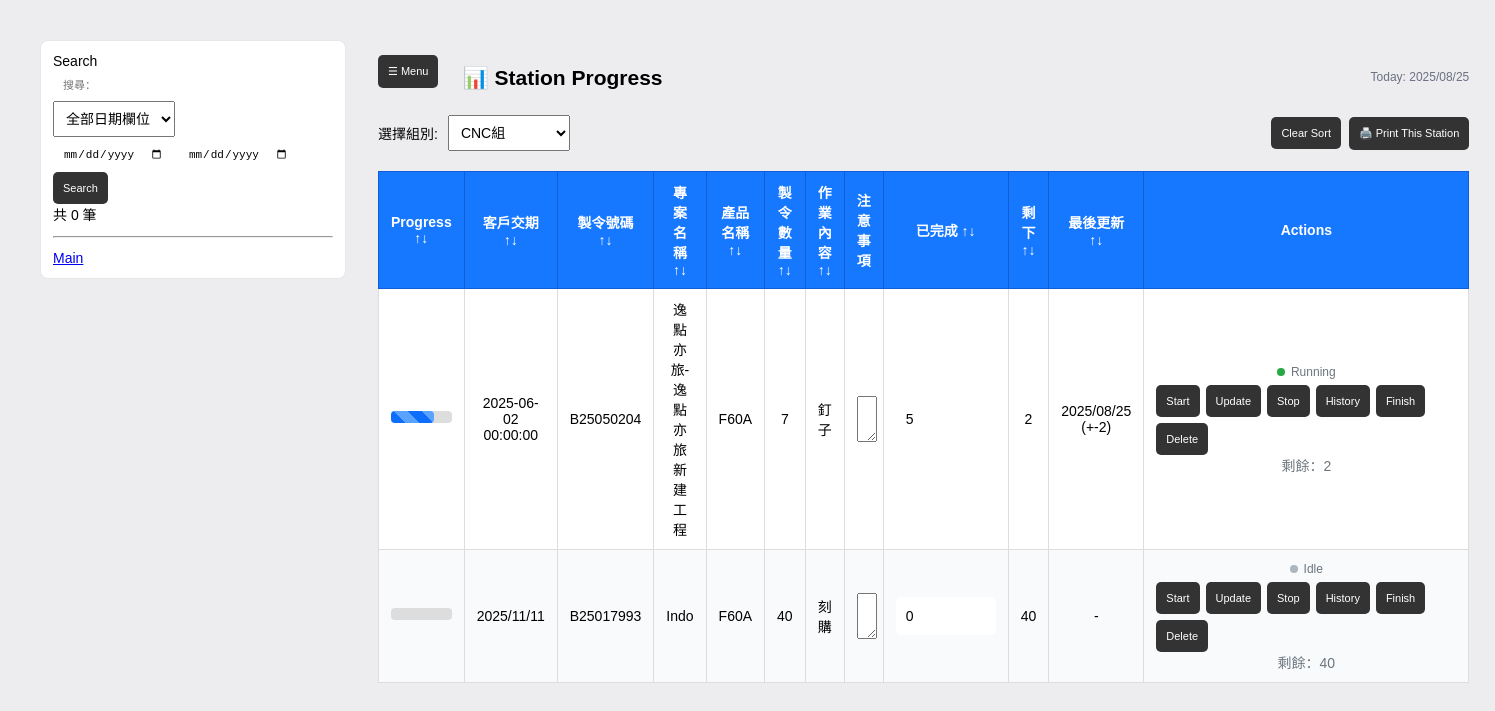
The app's page /stations with its own data.
### models.py (models this page shows)
class Task(Base):
    __tablename__ = "sub_tasks"
    __table_args__ = {'sqlite_autoincrement': True}
    id = Column(Integer, primary_key=True, autoincrement=True)
    order_id = Column(Integer, ForeignKey("orders.id"), nullable=False)
    group = Column("group", String, nullable=True)
    task  = Column(String, nullable=True)
    quantity = Column(Integer, nullable=True)
    completed = Column(Integer, nullable=True, default=0)
    start_time = Column(DateTime)      # may be NULL in DB
    stop_time  = Column(DateTime)
    duration_minutes = Column(Integer)
    order    = relationship("Order", back_populates="tasks")
    history  = relationship("TaskHistory", back_populates="task", cascade="all, delete-orphan")

class Order(Base):
    __tablename__ = "orders"
    id = Column(Integer, primary_key=True, autoincrement=True)
    manufacture_code = Column(String)
    customer        = Column(String)
    product         = Column(String)
    demand_date     = Column(String)   # stored as text like "YYYY/MM/DD"
    delivery        = Column(String)   # stored as text
    quantity        = Column(Integer, default=0)
    datecreate      = Column(String)   # stored as text
    fengbian        = Column(String)
    wallpaper       = Column(String)
    jobdesc         = Column(Text)
    archived    = Column(Boolean, default=False)   # soft archive flag
    archived_at = Column(DateTime)                 # when it was archived
    created_at = Column(DateTime, default=datetime.utcnow)
    updated_at = Column(DateTime)
    tasks = relationship("Task", back_populates="order", cascade="all, delete-orphan")

class TaskHistory(Base):
    __tablename__ = "task_history"
    id = Column(Integer, primary_key=True, autoincrement=True)
    task_id = Column(Integer, ForeignKey("sub_tasks.id"), nullable=False)
    completed = Column(Integer)   # present after your migration
    delta     = Column(Integer)   # present after your migration
    note       = Column(String)   # e.g. "start", "stop"
    timestamp  = Column(DateTime, default=datetime.utcnow)
    start_time = Column(DateTime)
    stop_time  = Column(DateTime)
    duration_minutes = Column(Integer)
    task = relationship("Task", back_populates="history")

### app.py (the view)
@app.route("/stations")
def stations():
    group = (request.args.get("group") or "").strip()
    day   = (request.args.get("date")  or date.today().isoformat()).strip()
    with SessionLocal() as s:
        station_list = [row[0] for row in s.query(Task.group)
                                      .filter(Task.group != None)
                                      .distinct().order_by(Task.group).all()]
        if not group and station_list:
            group = station_list[0]
        plan_rows = (s.query(StationSchedule)
                      .filter(StationSchedule.station==group,
                              StationSchedule.plan_date==day)
                      .order_by(asc(StationSchedule.sequence), asc(StationSchedule.id))
                      .all())
        items = []
        if plan_rows:
            task_map = {t.id:(t,o) for t,o in s.query(Task, Order)
                                               .join(Order, Task.order_id==Order.id)
                                               .filter(Task.id.in_([p.task_id for p in plan_rows]),
                                                       or_(Order.archived==False, Order.archived.is_(None)))
                                               .all()}
            for p in plan_rows:
                t,o = task_map.get(p.task_id, (None,None))
                if not t or not o: continue
                items.append({"task": t, "order": o, "plan": p})
        else:
            q = (s.query(Task, Order)
                   .join(Order, Task.order_id==Order.id)
                   .filter(Task.group==group,
                           or_(Order.archived==False, Order.archived.is_(None)))
                   .order_by(desc(Order.id)))
            items = [{"task":t, "order":o, "plan":None} for t,o in q]
        today_str = date.today().isoformat().replace("-","/")
        return render_template("stations.html",
                               station_list=station_list,
                               selected_group=group,
                               tasks=items,
                               today_date=today_str)

### templates/stations.html (shortened to what this page needs)
<!DOCTYPE html>
<html lang="zh">
<head>
</head>
<body>
  <div class="layout">
    <aside class="sidebar" id="sidebar">
      <div class="brand">Search</div>
      <form method="get" action="{{ '/archived' if archived_page else '/' }}" class="sbm">
        <input type="text" name="q" id= "search-q" value="{{ qtext or '' }}"
              placeholder="搜尋：">
        <select name="dfield">
          <option value="any"        {{ 'selected' if (dfield or 'any')=='any' }}>全部日期欄位</option>
        </select>
        <div class="row">
          <input type="date" name="dfrom" value="{{ dfrom or '' }}">
          <input type="date" name="dto"   value="{{ dto or '' }}">
        </div>
        <div class="row">
          <button class="btn" type="submit">Search</button>
        </div>
        <div class="caption">共 {{ orders|length }} 筆{% if qtext or dfrom or dto %}（篩選中）{% endif %}</div>
        <hr style="margin:12px 0">
        <div class="nav" style="margin-top:6px">
          <a href="/" class="btn full">Main</a>
        </div>
      </form>
    </aside>
    <main class="content">
      <div class="page-header">
        <div class="left">
          <button class="btn hamburger" onclick="toggleSidebar()">☰ Menu</button>
          <h2>📊 Station Progress</h2>
        </div>
        <div class="right">
          <span class="today">Today: {{ today_date }}</span>
        </div>
      </div>
      <div class="toolbar">
        <div class="group">
          <form method="get" style="display:flex; align-items: center; gap: 10px;">
            <label>選擇組別:</label>
            <select name="group" onchange="this.form.submit()">
              {% for name in station_list %}
                <option value="{{ name }}" {% if name == selected_group %}selected{% endif %}>{{ name }}</option>
              {% endfor %}
            </select>
          </form>
        </div>
        <div class="group">
          <button type="button" onclick="resetStationSort()">Clear Sort</button>
          <button type="button" onclick="printPage()">🖨️ Print This Station</button>
        </div>
      </div>
      <table>
        <thead>
          <tr>
            <th onclick="sortStationTable(0)">Progress ↑↓</th>
            <th onclick="sortStationTable(1)">客戶交期 ↑↓<span class="print-label"><br>Tanggal Barang Dapat Dikirim</span></th>
            <th onclick="sortStationTable(2)">製令號碼 ↑↓<span class="print-label"><br>Nomor Pesanan</span></th>
            <th onclick="sortStationTable(3)">專案名稱 ↑↓<span class="print-label"><br>Nama Proyek</span></th>
            <th onclick="sortStationTable(4)">產品名稱 ↑↓<span class="print-label"><br>Nama Produk</span></th>
            <th onclick="sortStationTable(5)">製令數量 ↑↓<span class="print-label"><br>Jumlah Pesanan</span></th>
            <th onclick="sortStationTable(6)">作業內容 ↑↓<span class="print-label"><br>Isi Pekerjaan</span></th>
            <th>注意事項<br><span class="print-label">Hal yang Perlu Diperhatikan</span></th>
            <th onclick="sortStationTable(8)">已完成 ↑↓</th>
            <th onclick="sortStationTable(9)">剩下 ↑↓<span class="print-label"><br>Jumlah Proyek</span></th>
            <th onclick="sortStationTable(10)">最後更新 ↑↓</th>
            <th class="actions-col">Actions</th>
          </tr>
        </thead>
        <tbody>
          {% for item in tasks %}
          {% set running = (item.task.start_time and not item.task.stop_time) %}
          <tr id="task-{{ item.task.id }}" class="{{ 'is-running' if running else '' }}"
              data-order-id="{{ item.order.id }}">
            <td>
              <div class="progress-bar">
                <div class="progress-fill {{ 'running' if running else '' }}"
                    style="width: {{ (item.task.completed / item.task.quantity) * 100 if item.task.quantity else 0 }}%"></div>
              </div>
            </td>
            <td>{{ item.order.demand_date }}</td>
            <td>{{ item.order.manufacture_code }}</td>
            <td>{{ item.order.customer }}</td>
            <td>{{ item.order.product }}</td>
            <td>{{ item.task.quantity }}</td>
            <td>{{ item.task.task }}</td>
            <td>
              <textarea id="task-note-{{ item.task.id }}-{{ item.order.id }}" rows="2" style="width: 100%;" class="screen-only">{{ item.task.note or '' }}</textarea>
            </td>
            <td>
              <input id="done-{{ item.task.id }}" type="number" min="0" value="{{ item.task.completed or 0 }}" style="width:80px">
            </td>
            <td id="task-remaining-{{ item.task.id }}-{{ item.order.id }}">{{ item.task.quantity - item.task.completed }}</td>
            <td id="last-update-{{ item.task.id }}-{{ item.order.id }}">
              {% if item.task.history %}
                {% set last = item.task.history|last if item.task.history else None %}
                {% if last and last.timestamp %}
                  {% if last.timestamp is string %}
                    {{ last.timestamp.split(' ')[0] }}
                  {% else %}
                    {{ last.timestamp.strftime('%Y/%m/%d') }}
                  {% endif %}
                  {% if last.delta is not none %} (+{{ last.delta }}){% endif %}
                {% else %}
                  -
                {% endif %}
              {% else %}-{% endif %}
            </td>
            <td class="actions-col">
              <div class="task-status {{ 'running' if running else '' }}">
                <span class="dot"></span><span>{{ 'Running' if running else 'Idle' }}</span>
              </div>
              <div class="actions-group">
                <button class="btn" onclick="startTask({{ item.task.id }})" {{ 'disabled' if running else '' }}>Start</button>
                <button class="btn" onclick="updateTask({{ item.task.id }}, {{ item.order.id }})">Update</button>
                <button class="btn" onclick="stopTask({{ item.task.id }})"  {{ '' if running else 'disabled' }}>Stop</button>
                <button class="btn gray" onclick="showHistory({{ item.task.id }})">History</button>
                <button class="btn red" onclick="finishTask({{ item.task.id }})">Finish</button>
                <button class="btn red" onclick="deleteTask({{ item.task.id }}, {{ item.order.id }})">Delete</button>
              </div>
              {% set rem = (item.task.quantity or 0) - (item.task.completed or 0) %}
              <div class="muted" data-remaining>
                剩餘：{{ rem if rem > 0 else 0 }}
              </div>
            </td>
          </tr>
          {% endfor %}
        </tbody>
      </table>
    </main>
  </div>
</body>
</html>

### records on screen
Order: order.demand_date "2025-06-02 00:00:00", order.manufacture_code "B25050204", order.customer "逸點亦旅-逸點亦旅新建工程", order.product "F60A"
Task: task.quantity "7", task.task "釘子", task "5", item.task.quantity-item.task.completed "2"
TaskHistory: timestamp "2025/08/25", delta "-2"
Order: order.demand_date "2025/11/11", order.manufacture_code "B25017993", order.customer "Indo", order.product "F60A"
Task: task.quantity "40", task.task "刻購", task "0", item.task.quantity-item.task.completed "40"

### other values on screen
{{ orders|length }} "0"
{{ today_date }} "2025/08/25"
{{ 'Running' if running else 'Idle' }} "Running" "Idle"
{{ rem if rem > 0 else 0 }} "2" "40"
form field group "CNC組"
